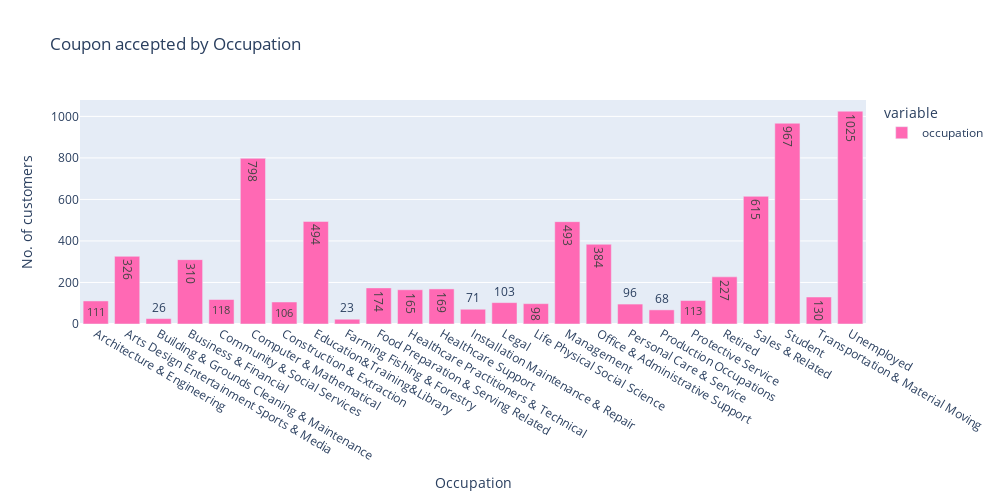

Notebook code for this chart:
### Code cell
# Coupon accepted by Occupation
fig = px.bar(data_coupon_accepted.groupby('occupation')['occupation'].count(), 
       labels={'index':'Occupation', 'value': 'No. of customers'},
       title='Coupon accepted by Occupation',
       width=1000, height=500, text_auto=True,
       color_discrete_map={'occupation':'hotpink'}
      )
fig.show(

### Figure 1 — Plotly figure (JSON) as saved in the notebook; plotly's stock layout.template omitted (floating-point values rounded to 4 significant figures)
{"data": [{"alignmentgroup": "True", "hovertemplate": "variable=occupation<br>Occupation=%{x}<br>No. of customers=%{y}<extra></extra>", "legendgroup": "occupation", "marker": {"color": "hotpink", "pattern": {"shape": ""}}, "name": "occupation", "offsetgroup": "occupation", "orientation": "v", "showlegend": true, "textposition": "auto", "texttemplate": "%{y}", "type": "bar", "x": ["Architecture & Engineering", "Arts Design Entertainment Sports & Media", "Building & Grounds Cleaning & Maintenance", "Business & Financial", "Community & Social Services", "Computer & Mathematical", "Construction & Extraction", "Education&Training&Library", "Farming Fishing & Forestry", "Food Preparation & Serving Related", "Healthcare Practitioners & Technical", "Healthcare Support", "Installation Maintenance & Repair", "Legal", "Life Physical Social Science", "Management", "Office & Administrative Support", "Personal Care & Service", "Production Occupations", "Protective Service", "Retired", "Sales & Related", "Student", "Transportation & Material Moving", "Unemployed"], "xaxis": "x", "y": [111, 326, 26, 310, 118, 798, 106, 494, 23, 174, 165, 169, 71, 103, 98, 493, 384, 96, 68, 113, 227, 615, 967, 130, 1025], "yaxis": "y"}], "layout": {"barmode": "relative", "height": 500, "legend": {"title": {"text": "variable"}, "tracegroupgap": 0}, "title": {"text": "Coupon accepted by Occupation"}, "width": 1000, "xaxis": {"anchor": "y", "autorange": true, "domain": [0, 1], "range": [-0.5, 24.5], "title": {"text": "Occupation"}, "type": "category"}, "yaxis": {"anchor": "x", "autorange": true, "domain": [0, 1], "range": [0, 1079.0], "title": {"text": "No. of customers"}, "type": "linear"}}}
